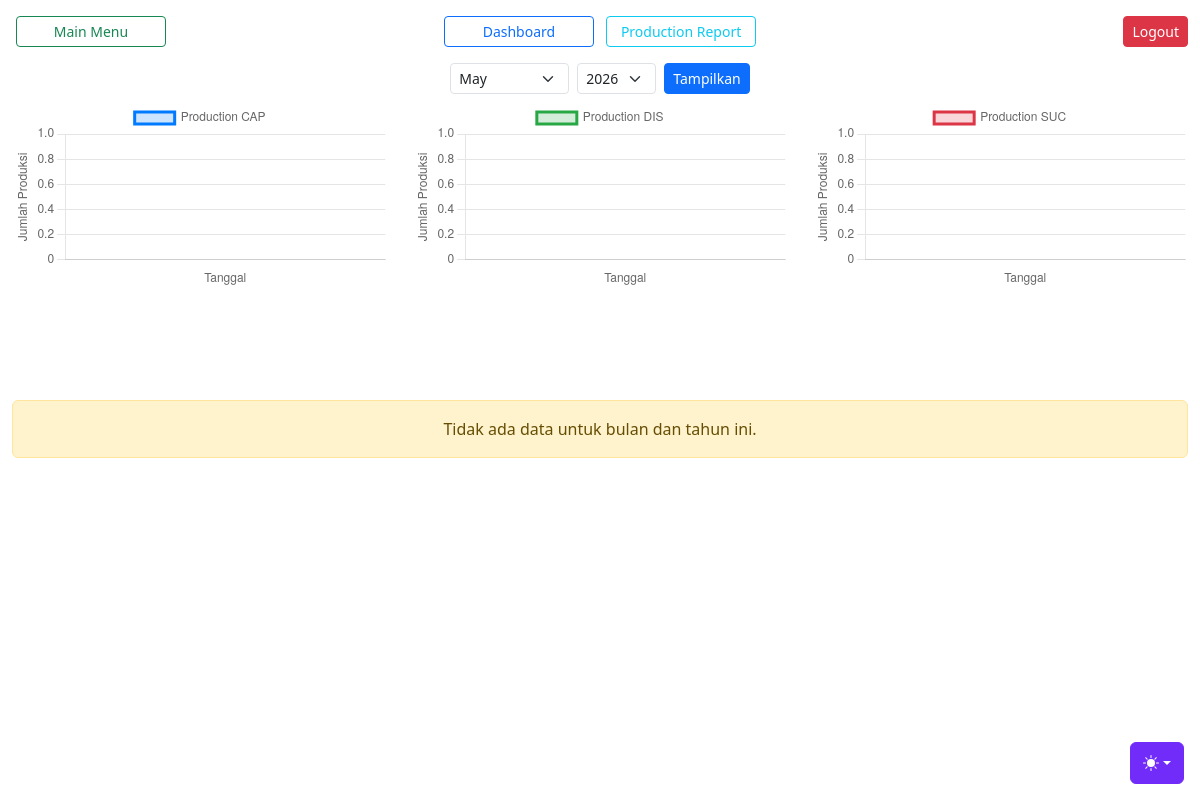
The app's page /page_piping/history.php (signed in), older data.
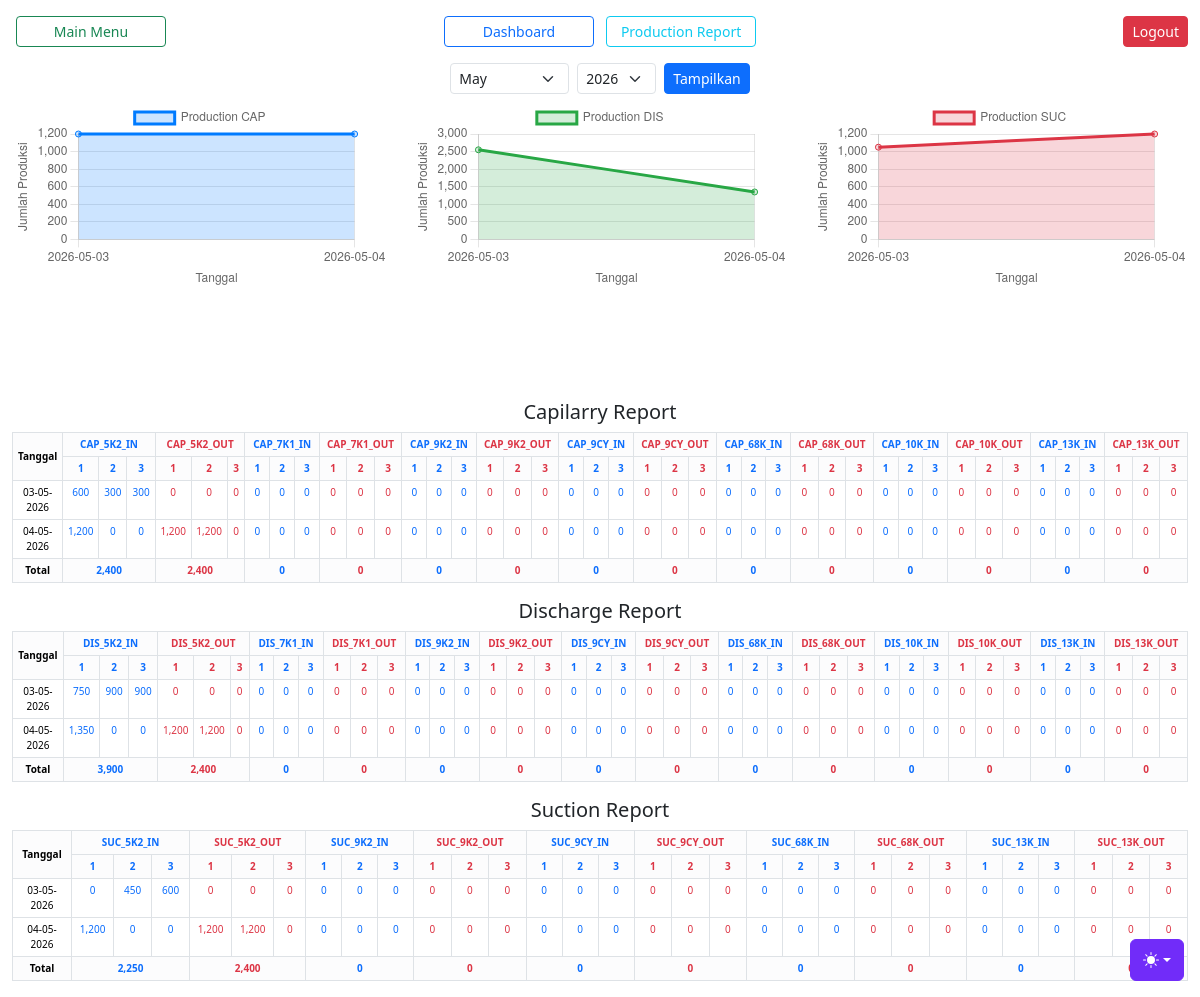
The same page, newer data.
### tables this page shows
CREATE TABLE `piping_prod_report` (
  `id` int(11) NOT NULL,
  `tgl_lot` date NOT NULL,
  `shift` int(11) NOT NULL,
  `ALL_IDU_IN` int(11) DEFAULT 0,
  `ALL_IDU_OUT` int(11) DEFAULT 0,
  `CAP_5K2_IN` int(11) DEFAULT 0,
  `CAP_5K2_OUT` int(11) DEFAULT 0,
  `CAP_7K1_IN` int(11) DEFAULT 0,
  `CAP_7K1_OUT` int(11) DEFAULT 0,
  `CAP_9K2_IN` int(11) DEFAULT 0,
  `CAP_9K2_OUT` int(11) DEFAULT 0,
  `CAP_68K_IN` int(11) DEFAULT 0,
  `CAP_68K_OUT` int(11) DEFAULT 0,
  `CAP_10K_IN` int(11) DEFAULT 0,
  `CAP_10K_OUT` int(11) DEFAULT 0,
  `CAP_13K_IN` int(11) DEFAULT 0,
  `CAP_13K_OUT` int(11) DEFAULT 0,
  `CAP_9CY_IN` int(11) DEFAULT 0,
  `CAP_9CY_OUT` int(11) DEFAULT 0,
  `SUC_5K2_IN` int(11) DEFAULT 0,
  `SUC_5K2_OUT` int(11) DEFAULT 0,
  `SUC_7K1_IN` int(11) DEFAULT 0,
  `SUC_7K1_OUT` int(11) DEFAULT 0,
  `SUC_9K2_IN` int(11) DEFAULT 0,
  `SUC_9K2_OUT` int(11) DEFAULT 0,
  `SUC_68K_IN` int(11) DEFAULT 0,
  `SUC_68K_OUT` int(11) DEFAULT 0,
  `SUC_10K_IN` int(11) DEFAULT 0,
  `SUC_10K_OUT` int(11) DEFAULT 0,
  `SUC_13K_IN` int(11) DEFAULT 0,
  `SUC_13K_OUT` int(11) DEFAULT 0,
  `SUC_9CY_IN` int(11) DEFAULT 0,
  `SUC_9CY_OUT` int(11) DEFAULT 0,
  `DIS_5K2_IN` int(11) DEFAULT 0,
  `DIS_5K2_OUT` int(11) DEFAULT 0,
  `DIS_7K1_IN` int(11) DEFAULT 0,
  `DIS_7K1_OUT` int(11) DEFAULT 0,
  `DIS_9K2_IN` int(11) DEFAULT 0,
  `DIS_9K2_OUT` int(11) DEFAULT 0,
  `DIS_68K_IN` int(11) DEFAULT 0,
  `DIS_68K_OUT` int(11) DEFAULT 0,
  `DIS_10K_IN` int(11) DEFAULT 0,
  `DIS_10K_OUT` int(11) DEFAULT 0,
  `DIS_13K_IN` int(11) DEFAULT 0,
  `DIS_13K_OUT` int(11) DEFAULT 0,
  `DIS_9CY_IN` int(11) DEFAULT 0,
  `DIS_9CY_OUT` int(11) DEFAULT 0
);

### page_piping/history.php (the view, shortened to what this page needs)
<?php
require '../conn.php';
$selectedMonth = isset($_POST['month']) ? $_POST['month'] : date('m');
$selectedYear = isset($_POST['year']) ? $_POST['year'] : date('Y');
$columns = [
    'CAP_5K2_IN',
    'CAP_5K2_OUT',
    'DIS_5K2_IN',
    'DIS_5K2_OUT',
    'SUC_5K2_IN',
    'SUC_5K2_OUT',
    'CAP_7K1_IN',
    'CAP_7K1_OUT',
    'DIS_7K1_IN',
    'DIS_7K1_OUT',
    'CAP_9K2_IN',
    'CAP_9K2_OUT',
    'DIS_9K2_IN',
    'DIS_9K2_OUT',
    'SUC_9K2_IN',
    'SUC_9K2_OUT',
    'CAP_9CY_IN',
    'CAP_9CY_OUT',
    'DIS_9CY_IN',
    'DIS_9CY_OUT',
    'SUC_9CY_IN',
    'SUC_9CY_OUT',
    'CAP_68K_IN',
    'CAP_68K_OUT',
    'DIS_68K_IN',
    'DIS_68K_OUT',
    'SUC_68K_IN',
    'SUC_68K_OUT',
    'CAP_10K_IN',
    'CAP_10K_OUT',
    'DIS_10K_IN',
    'DIS_10K_OUT',
    'CAP_13K_IN',
    'CAP_13K_OUT',
    'DIS_13K_IN',
    'DIS_13K_OUT',
    'SUC_13K_IN',
    'SUC_13K_OUT',
];
$data = [];
$totals = array_fill_keys($columns, 0);
$sql = "SELECT tgl_lot, shift, " . implode(", ", $columns) . "
        FROM piping_prod_report
        WHERE MONTH(tgl_lot) = ? AND YEAR(tgl_lot) = ?
        ORDER BY tgl_lot, shift";
$stmt = $conn->prepare($sql);
$stmt->bind_param("ii", $selectedMonth, $selectedYear);
$stmt->execute();
$result = $stmt->get_result();
while ($row = $result->fetch_assoc()) {
    $tgl = $row['tgl_lot'];
    $shift = (int)$row['shift'];
    foreach ($columns as $col) {
        $val = (int)$row[$col];
        $data[$tgl][$shift][$col] = $val;
        $totals[$col] += $val;
    }
}
$dates = [];
$dataCAP = [];
$dataDIS = [];
$dataSUC = [];
foreach ($data as $tgl => $shifts) {
    $dates[] = $tgl;
    $capTotal = $disTotal = $sucTotal = 0;
    foreach ($shifts as $shift) {
        foreach ($shift as $col => $val) {
            if (str_starts_with($col, 'CAP') && str_ends_with($col, '_IN')) $capTotal += $val;
            if (str_starts_with($col, 'DIS') && str_ends_with($col, '_IN')) $disTotal += $val;
            if (str_starts_with($col, 'SUC') && str_ends_with($col, '_IN')) $sucTotal += $val;
        }
    }
    $dataCAP[] = $capTotal;
    $dataDIS[] = $disTotal;
    $dataSUC[] = $sucTotal;
}
if (empty($data)) {
    $data = [];
    foreach ($columns as $col) {
        $totals[$col] = 0;
    }
}
?>
<!DOCTYPE html>
<html lang="id">
<head>
    <link rel="stylesheet" href="../css/jquery-ui.css" rel="stylesheet">
    <link rel="stylesheet" href="../css/dashboard.css" rel="stylesheet">
    <link rel="stylesheet" href="../css/bootstrap.min.css" rel="stylesheet">
    <link rel="stylesheet" href="../css/style.css" rel="stylesheet">
</head>
<body>
    <?php include '../library/themes.php'; ?>
    <div class="container-fluid text-center mt-3">
        <div class="row mb-3">
            <div class="col text-start">
                <a href="../dashboard.php" class="btn btn-sm btn-outline-success mx-1" style="width: 150px;">Main Menu</a>
            </div>
            <div class="col text-center">
                <a href="index.php" class="btn btn-sm btn-outline-primary mx-1" style="width: 150px;">Dashboard</a>
                <a href="history.php" class="btn btn-sm btn-outline-info mx-1" style="width: 150px;">Production Report</a>
            </div>
            <div class="col text-end">
                <button type="button" class="btn btn-sm btn-danger" data-bs-toggle="modal" data-bs-target="#logoutModal">Logout</button>
            </div>
        </div>
        <form method="POST" class="mt-3 d-flex gap-2 align-items-center justify-content-center">
            <select name="month" class="form-select form-select-sm w-auto">
                <?php for ($m = 1; $m <= 12; $m++): ?>
                    <option value="<?= str_pad($m, 2, '0', STR_PAD_LEFT) ?>" <?= $m == (int)$selectedMonth ? 'selected' : '' ?>>
                        <?= date('F', mktime(0, 0, 0, $m, 1)) ?>
                    </option>
                <?php endfor; ?>
            </select>
            <select name="year" class="form-select form-select-sm w-auto">
                <?php for ($y = 2020; $y <= date('Y'); $y++): ?>
                    <option value="<?= $y ?>" <?= $y == (int)$selectedYear ? 'selected' : '' ?>><?= $y ?></option>
                <?php endfor; ?>
            </select>
            <button type="submit" class="btn btn-sm btn-primary">Tampilkan</button>
        </form>
        <div class="mt-2 charts-container">
            <div class="chart-container">
                <canvas id="chartCAP"></canvas>
            </div>
            <div class="chart-container">
                <canvas id="chartDIS"></canvas>
            </div>
            <div class="chart-container">
                <canvas id="chartSUC"></canvas>
            </div>
        </div>
        <div class="mt-2">
            <?php if (!empty($data)): ?>
                <?php
                $categories = [
                    'Capilarry Report' => array_filter($columns, fn($c) => str_starts_with($c, 'CAP')),
                    'Discharge Report' => array_filter($columns, fn($c) => str_starts_with($c, 'DIS')),
                    'Suction Report' => array_filter($columns, fn($c) => str_starts_with($c, 'SUC')),
                ];
                ?>
                <?php foreach ($categories as $cat => $catCols): ?>
                    <h5 class="mt-2"><?= $cat ?></h5>
                    <table class="table table-bordered table-sm mt-2" style="font-size:10px;">
                        <thead class="table">
                            <tr>
                                <th rowspan="2" class="text-center align-middle bg-light-subtle" style="width: 70px;">Tanggal</th>
                                <?php foreach ($catCols as $col): ?>
                                    <?php $colClass = str_contains($col, 'IN') ? 'text-primary' : 'text-danger'; ?>
                                    <th colspan="3" class="text-center bg-light-subtle <?= $colClass ?>"><?= $col ?></th>
                                <?php endforeach; ?>
                            </tr>
                            <tr>
                                <?php foreach ($catCols as $col): ?>
                                    <?php for ($s = 1; $s <= 3; $s++): ?>
                                        <th class="text-center bg-light-subtle <?= str_contains($col, 'IN') ? 'text-primary' : 'text-danger' ?>" style="width: 50px;">
                                            <?= $s ?>
                                        </th>
                                    <?php endfor; ?>
                                <?php endforeach; ?>
                            </tr>
                        </thead>
                        <tbody>
                            <?php foreach ($data as $tgl => $shifts): ?>
                                <tr>
                                    <td class="text-center align-middle"><?= date('d-m-Y', strtotime($tgl)) ?></td>
                                    <?php foreach ($catCols as $col): ?>
                                        <?php for ($s = 1; $s <= 3; $s++): ?>
                                            <td class="text-center <?= str_contains($col, 'IN') ? 'text-primary' : 'text-danger' ?>">
                                                <?= isset($shifts[$s][$col]) ? number_format($shifts[$s][$col]) : '0' ?>
                                            </td>
                                        <?php endfor; ?>
                                    <?php endforeach; ?>
                                </tr>
                            <?php endforeach; ?>
                        </tbody>
                        <tfoot class="table">
                            <tr>
                                <th class="text-center bg-light-subtle">Total</th>
                                <?php foreach ($catCols as $col): ?>
                                    <th colspan="3" class="text-center bg-light-subtle <?= str_contains($col, 'IN') ? 'text-primary' : 'text-danger' ?>">
                                        <?= number_format($totals[$col]) ?>
                                    </th>
                                <?php endforeach; ?>
                            </tr>
                        </tfoot>
                    </table>
                <?php endforeach; ?>
            <?php else: ?>
                <div class="alert alert-warning text-center">Tidak ada data untuk bulan dan tahun ini.</div>
            <?php endif; ?>
        </div>
        <script>
            const dates = <?= json_encode($dates) ?>;
            const dataCAP = <?= json_encode($dataCAP) ?>;
            const dataDIS = <?= json_encode($dataDIS) ?>;
            const dataSUC = <?= json_encode($dataSUC) ?>;
            function createChart(canvasId, label, data, color) {
                new Chart(document.getElementById(canvasId).getContext('2d'), {
                    type: 'line',
                    data: {
                        labels: dates,
                        datasets: [{
                            label: label,
                            data: data,
                            borderColor: color,
                            backgroundColor: color + '33', // transparan
                            fill: true,
                            tension: 0.2,
                            pointRadius: 3,
                            pointHoverRadius: 5
                        }]
                    },
                    options: {
                        responsive: true,
                        plugins: {
                            legend: {
                                display: true,
                                position: 'top'
                            },
                            tooltip: {
                                mode: 'index',
                                intersect: false
                            }
                        },
                        interaction: {
                            mode: 'nearest',
                            axis: 'x',
                            intersect: false
                        },
                        scales: {
                            y: {
                                beginAtZero: true,
                                title: {
                                    display: true,
                                    text: 'Jumlah Produksi'
                                }
                            },
                            x: {
                                title: {
                                    display: true,
                                    text: 'Tanggal'
                                }
                            }
                        }
                    }
                });
            }
            createChart('chartCAP', 'Production CAP', dataCAP, '#007bff');
            createChart('chartDIS', 'Production DIS', dataDIS, '#28a745');
            createChart('chartSUC', 'Production SUC', dataSUC, '#dc3545');
        </script>
</body>
</html>

### library/themes.php (shortened to what this page needs)
<div class="dropdown position-fixed bottom-0 end-0 mb-3 me-3 bd-mode-toggle">
    <button class="btn btn-bd-primary py-2 dropdown-toggle d-flex align-items-center" id="bd-theme" type="button" aria-expanded="false" data-bs-toggle="dropdown" aria-label="Toggle theme (auto)">
        <svg class="bi my-1 theme-icon-active" width="1em" height="1em">
            <use href="#circle-half"></use>
        </svg>
    </button>
</div>

### css/dashboard.css (style rules this page uses)
.bi { display: inline-block; width: 1rem; height: 1rem; }

### css/style.css (style rules this page uses)
.bi { vertical-align: -0.125em; fill: currentColor; }
.btn-bd-primary { --bd-violet-bg: #712cf9; --bd-violet-rgb: 112.520718, 44.062154, 249.437846; --bs-btn-font-weight: 600; --bs-btn-color: var(--bs-white); --bs-btn-bg: var(--bd-violet-bg); --bs-btn-border-color: var(--bd-violet-bg); --bs-btn-hover-color: var(--bs-white); --bs-btn-hover-bg: #6528e0; --bs-btn-hover-border-color: #6528e0; --bs-btn-focus-shadow-rgb: var(--bd-violet-rgb); --bs-btn-active-color: var(--bs-btn-hover-color); --bs-btn-active-bg: #5a23c8; --bs-btn-active-border-color: #5a23c8; }
.bd-mode-toggle { z-index: 1500; }

### page_piping/history.php (style rules this page uses)
.charts-container { display: flex; flex-wrap: wrap; gap: 15px; justify-content: space-between; }
.chart-container { width: 32%; height: 290px; }

Row changes from the older to the newer data that the page shows:
added piping_prod_report: CAP_5K2_IN "600", CAP_5K2_OUT "0", CAP_7K1_IN "0", CAP_7K1_OUT "0", CAP_9K2_IN "0", CAP_9K2_OUT "0", CAP_9CY_IN "0", CAP_9CY_OUT "0", CAP_68K_IN "0", CAP_68K_OUT "0", CAP_10K_IN "0", CAP_10K_OUT "0", CAP_13K_IN "0", CAP_13K_OUT "0", DIS_5K2_IN "750", DIS_5K2_OUT "0", DIS_7K1_IN "0", DIS_7K1_OUT "0", DIS_9K2_IN "0", DIS_9K2_OUT "0", DIS_9CY_IN "0", DIS_9CY_OUT "0", DIS_68K_IN "0", DIS_68K_OUT "0", DIS_10K_IN "0", DIS_10K_OUT "0", DIS_13K_IN "0", DIS_13K_OUT "0", SUC_5K2_IN "0", SUC_5K2_OUT "0", SUC_9K2_IN "0", SUC_9K2_OUT "0", SUC_9CY_IN "0", SUC_9CY_OUT "0", SUC_68K_IN "0", SUC_68K_OUT "0", SUC_13K_IN "0", SUC_13K_OUT "0"
added piping_prod_report: CAP_5K2_IN "300", CAP_5K2_OUT "0", CAP_7K1_IN "0", CAP_7K1_OUT "0", CAP_9K2_IN "0", CAP_9K2_OUT "0", CAP_9CY_IN "0", CAP_9CY_OUT "0", CAP_68K_IN "0", CAP_68K_OUT "0", CAP_10K_IN "0", CAP_10K_OUT "0", CAP_13K_IN "0", CAP_13K_OUT "0", DIS_5K2_IN "900", DIS_5K2_OUT "0", DIS_7K1_IN "0", DIS_7K1_OUT "0", DIS_9K2_IN "0", DIS_9K2_OUT "0", DIS_9CY_IN "0", DIS_9CY_OUT "0", DIS_68K_IN "0", DIS_68K_OUT "0", DIS_10K_IN "0", DIS_10K_OUT "0", DIS_13K_IN "0", DIS_13K_OUT "0", SUC_5K2_IN "450", SUC_5K2_OUT "0", SUC_9K2_IN "0", SUC_9K2_OUT "0", SUC_9CY_IN "0", SUC_9CY_OUT "0", SUC_68K_IN "0", SUC_68K_OUT "0", SUC_13K_IN "0", SUC_13K_OUT "0"
added piping_prod_report: CAP_5K2_IN "300", CAP_5K2_OUT "0", CAP_7K1_IN "0", CAP_7K1_OUT "0", CAP_9K2_IN "0", CAP_9K2_OUT "0", CAP_9CY_IN "0", CAP_9CY_OUT "0", CAP_68K_IN "0", CAP_68K_OUT "0", CAP_10K_IN "0", CAP_10K_OUT "0", CAP_13K_IN "0", CAP_13K_OUT "0", DIS_5K2_IN "900", DIS_5K2_OUT "0", DIS_7K1_IN "0", DIS_7K1_OUT "0", DIS_9K2_IN "0", DIS_9K2_OUT "0", DIS_9CY_IN "0", DIS_9CY_OUT "0", DIS_68K_IN "0", DIS_68K_OUT "0", DIS_10K_IN "0", DIS_10K_OUT "0", DIS_13K_IN "0", DIS_13K_OUT "0", SUC_5K2_IN "600", SUC_5K2_OUT "0", SUC_9K2_IN "0", SUC_9K2_OUT "0", SUC_9CY_IN "0", SUC_9CY_OUT "0", SUC_68K_IN "0", SUC_68K_OUT "0", SUC_13K_IN "0", SUC_13K_OUT "0"
added piping_prod_report: tgl_lot "04-05-2026"
added piping_prod_report: CAP_5K2_IN "1,200", CAP_5K2_OUT "1,200", CAP_7K1_IN "0", CAP_7K1_OUT "0", CAP_9K2_IN "0", CAP_9K2_OUT "0", CAP_9CY_IN "0", CAP_9CY_OUT "0", CAP_68K_IN "0", CAP_68K_OUT "0", CAP_10K_IN "0", CAP_10K_OUT "0", CAP_13K_IN "0", CAP_13K_OUT "0", DIS_5K2_IN "1,350", DIS_5K2_OUT "1,200", DIS_7K1_IN "0", DIS_7K1_OUT "0", DIS_9K2_IN "0", DIS_9K2_OUT "0", DIS_9CY_IN "0", DIS_9CY_OUT "0", DIS_68K_IN "0", DIS_68K_OUT "0", DIS_10K_IN "0", DIS_10K_OUT "0", DIS_13K_IN "0", DIS_13K_OUT "0", SUC_5K2_IN "1,200", SUC_5K2_OUT "1,200", SUC_9K2_IN "0", SUC_9K2_OUT "0", SUC_9CY_IN "0", SUC_9CY_OUT "0", SUC_68K_IN "0", SUC_68K_OUT "0", SUC_13K_IN "0", SUC_13K_OUT "0"
Text that changed along with them:
chart data {{ json_encode($dates) }}: [] → ["2026-05-03","2026-05-04"]
chart data {{ json_encode($dataCAP) }}: [] → [1200,1200]
chart data {{ json_encode($dataDIS) }}: [] → [2550,1350]
chart data {{ json_encode($dataSUC) }}: [] → [1050,1200]
new list line: "Capilarry Report Tanggal CAP_5K2_IN CAP_5K2_OUT CAP_7K1_IN CAP_7K1_OUT CAP_9K2_IN CAP_9K2_OUT CAP_9CY_IN CAP_9CY_OUT CAP_68K_IN CAP_68K_OUT CAP_10K_IN CAP_10K_OUT CAP_13K_IN CAP_13K_OUT 1 2 3 1 2 3 1 2 3 1 2 3 1 2 3 1 2 3 1 2 3 1 2 3 1 2 3 1 2 3 1 2 3 1 2 3 1 2 3 1 2 3 03-05-2026 0 0 1,200 0 0 0 0 0 0 0 0 0 0 0 0 0 0 0 0 0 0 0 0 0 0 0 0 0 Total 2,400 2,400 0 0 0 0 0 0 0 0 0 0 0 0"
new list line: "Discharge Report Tanggal DIS_5K2_IN DIS_5K2_OUT DIS_7K1_IN DIS_7K1_OUT DIS_9K2_IN DIS_9K2_OUT DIS_9CY_IN DIS_9CY_OUT DIS_68K_IN DIS_68K_OUT DIS_10K_IN DIS_10K_OUT DIS_13K_IN DIS_13K_OUT 1 2 3 1 2 3 1 2 3 1 2 3 1 2 3 1 2 3 1 2 3 1 2 3 1 2 3 1 2 3 1 2 3 1 2 3 1 2 3 1 2 3 03-05-2026 0 0 1,200 0 0 0 0 0 0 0 0 0 0 0 0 0 0 0 0 0 0 0 0 0 0 0 0 0 Total 3,900 2,400 0 0 0 0 0 0 0 0 0 0 0 0"
new list line: "Suction Report Tanggal SUC_5K2_IN SUC_5K2_OUT SUC_9K2_IN SUC_9K2_OUT SUC_9CY_IN SUC_9CY_OUT SUC_68K_IN SUC_68K_OUT SUC_13K_IN SUC_13K_OUT 1 2 3 1 2 3 1 2 3 1 2 3 1 2 3 1 2 3 1 2 3 1 2 3 1 2 3 1 2 3 03-05-2026 0 0 1,200 0 0 0 0 0 0 0 0 0 0 0 0 0 0 0 0 0 Total 2,250 2,400 0 0 0 0 0 0 0"
text no longer shown: "Tidak ada data untuk bulan dan tahun ini."
